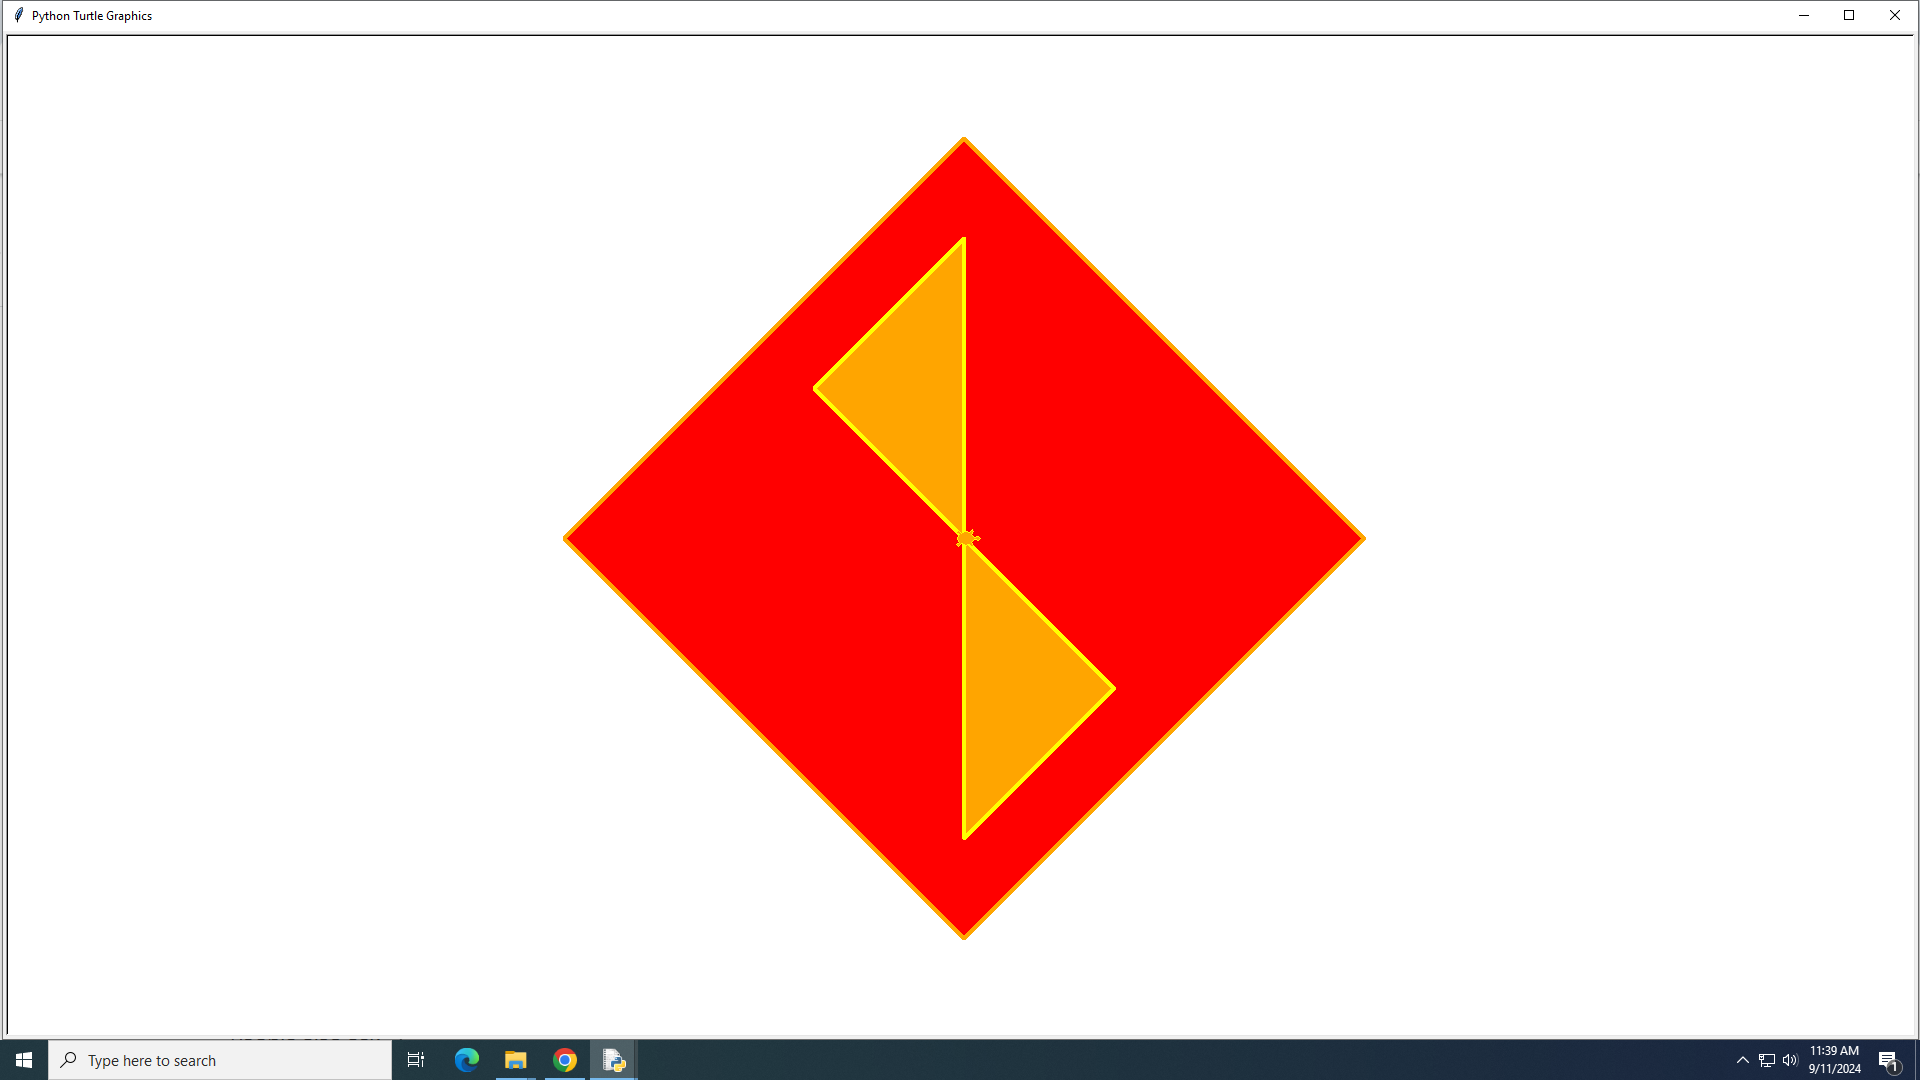

Python code for this plot:
import turtle             # Allows us to use turtles
wn = turtle.Screen()      # Creates a playground for turtles
t = turtle.Turtle()    # Create a turtle, assign to alex

#commands from here to the last line can be replaced

#add some display options
t.pensize(4)
t.pencolor("orange")
t.shape("turtle")
#t.screensize(canvwidth=500, canvheight=500, bg=None)

#now draw a playstation sign
t.begin_fill()
t.fillcolor("red")
t.penup()
t.goto(0, 400)
t.pendown()
t.goto(400, 0)
t.goto(0, -400)
t.goto(-400, 0)
t.goto(0, 400)
t.end_fill()
t.penup()
t.goto(0, 0)
t.pendown()
t.pencolor("yellow")
t.begin_fill()
t.fillcolor("orange")
t.goto(0, 300)
t.goto(-150, 150)
t.goto(0, 0)
t.goto(150, -150)
t.goto(0, -300)
t.goto(0, 0)
t.end_fill()


# end commands
wn.mainloop()             # Wait for user to close window
